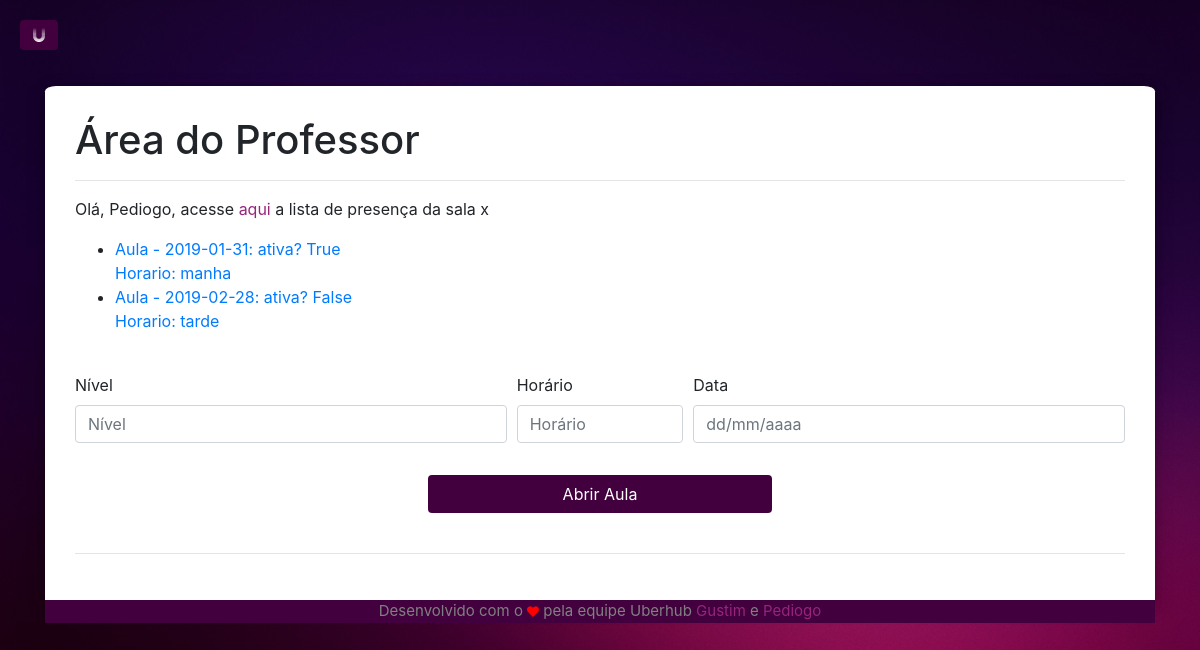
/prof (signed in), run on the app's committed database.
### app/models/tables.py (models this page shows, shortened)
class Professor(db.Model):
    __tablename__ = "professor"
    id       = db.Column(db.Integer, primary_key=True, autoincrement=True)
    cpf      = db.Column(db.String(11), nullable=False, unique=True)
    apelido  = db.Column(db.String(15), nullable=False, unique=True)
    email    = db.Column(db.String(50), nullable=False, unique=True)
    nome     = db.Column(db.String(50), nullable=False)
    telefone = db.Column(db.String(11))
    ID_URI   = db.Column(db.String(5), unique=True)
    senha    = db.Column(db.String(30), nullable=False)
    @property
    def is_authenticated(self):
        return True

class Aula(db.Model):
    __tablename__ = "aula"
    id       = db.Column(db.Integer, primary_key=True, autoincrement=True)
    dia      = db.Column(db.Date)
    horario  = db.Column(db.String(5), CheckConstraint('horario="manha" or horario="tarde"'), nullable=False)
    nivel    = db.Column(db.String(15), nullable=False)
    ativa    = db.Column(db.Boolean, default=False, server_default=sa.sql.expression.false(), nullable=False)
    id_prof  = db.Column(db.Integer, db.ForeignKey('professor.id'))
    fk_professor =  db.relationship('Professor', foreign_keys=id_prof)

### app/controllers/default.py (the view)
@app.route("/prof", methods=["POST", "GET"])
def prof():
    if current_user.is_authenticated:
        form = ProfForm()
        if form.validate_on_submit():
            horario = form.horario.data
            if form.horario.data == "manhã":
                horario = "manha"
            dia = strToDate(form.data.data)
            new_aula = tables.Aula(dia, horario, form.nivel.data, current_user.id)
            db.session.add(new_aula)
            db.session.commit()
            return redirect(url_for("lista"))
        else:
            print(form.errors)
        aulas = tables.Aula.query.filter_by(id_prof=current_user.id)
        return render_template('home/aula.html', form=form, aulas=aulas)
    else:
        return redirect(url_for("login"))

### app/models/forms.py
class ProfForm(FlaskForm):
    data = StringField("data", validators=[DataRequired(message="Campo Obrigatório!"), Length(min=10, max=10, message="Data invalida")])
    horario = StringField("horario", validators=[DataRequired(message="Campo Obrigatório!"), Length(min=5, max=5, message="Horário inválido!")]) # manha, tarde
    nivel = StringField("nivel", validators=[DataRequired(message="Campo Obrigatório!")]) #Iniciante, Iniciado, Intermediario, Avancado I, Avancado II
    profSubmit = SubmitField("profSubmit")

### app/controllers/default.py (called while the page is built)
@lm.user_loader
def load_user(id):
    return tables.Professor.query.filter_by(id=id).first()

### app/templates/home/aula.html (shortened to what this page needs)
{% extends 'base.html' %}
    {% block body %}
      <h1>Área do Professor</h1>
      <hr>
        {% if current_user.is_authenticated %}
            <p>Olá, {{ current_user.apelido }}, acesse <a href="lista" class="ftLink">aqui</a> a lista de presença da sala x</p>
            <ul>
                {% for aula in aulas %}
                    <li><a href="{{ url_for('lista', id_aula=aula.id) }}">
                        Aula - {{ aula.dia }}: ativa? {{ aula.ativa }}<br>
                        Horario: {{ aula.horario }}
                    </a></li>
                {% endfor %}
            </ul>
        {% else %}
            <p>Acesse <a href="lista" class="ftLink">aqui</a> a lista de presença da sala x</p>
        {% endif %}
      <br>
      <form action="" method="POST">
        <div class="form-row bootstrap-iso">
            <div class="col-md-5 mb-2">
            <label for="validationServer01">Nível</label>
            {% if form.errors.nivel %}
            {{ form.nivel(class="form-control is-invalid", id="nivel", type="text", placeholder="Nível") }}
            <div class="invalid-feedback">
              Este campo é obrigatório!
            </div>
            {% else %}
            {{ form.nivel(class="form-control", id="nivel", type="text", placeholder="Nível") }}
            {% endif %}
          </div>
          <div class="col-md-2 mb-2">
              <label for="validationServer01">Horário</label>
              {% if form.errors.horario %}
                  {{ form.horario(class="form-control is-invalid", id="horario", type="text", placeholder="Horário") }}
                  <div class="invalid-feedback">
                      Este campo é obrigatório!
                  </div>
              {% else %}
                  {{ form.horario(class="form-control", id="horario", type="text", placeholder="Horário") }}
              {% endif %}
          </div>
          <div class="col-md-5 mb-2">
            <label for="validationServer01">Data</label>
            {% if form.errors.data %}
            {{ form.data(class="form-control is-invalid", id="date", type="text", placeholder="dd/mm/aaaa",  maxlength="10", OnKeyPress="formatar('##/##/####', this)") }}
            <div class="invalid-feedback">
              Este campo é obrigatorio!
            </div>
            {% else %}
            {{ form.data(class="form-control", id="date", type="text", placeholder="dd/mm/aaaa",  maxlength="10", OnKeyPress="formatar('##/##/####', this)") }}
            {% endif %}
          </div>
        </div>
        <br>
        <div class="form-row">
          <div class="col-md mb">
          </div>
          <div class="col-md mb">
            {{ form.profSubmit(type="submit", id="enviar", class="btn", value="Abrir Aula") }}
          </div>
          <div class="col-md mb">
          </div>
        </div>
      </form><br><hr>
    {% endblock %}

### app/static/home/simple-sidebar.css (style rules this page uses)
body.bg { overflow-x: hidden; background-image: url(../img/bg.jpg); background-color: #E6E6FA; background-size: 100%; }
html { scroll-behavior: smooth; }
#enviar { width: 100%; }
.btn { background-color: #42003f; color: white; }
.ftLink { color: #97247d; }

### data on the page
Professor: apelido "Pediogo"
Aula: dia "2019-01-31", ativa "True", horario "manha"
Aula: dia "2019-02-28", ativa "False", horario "tarde"
